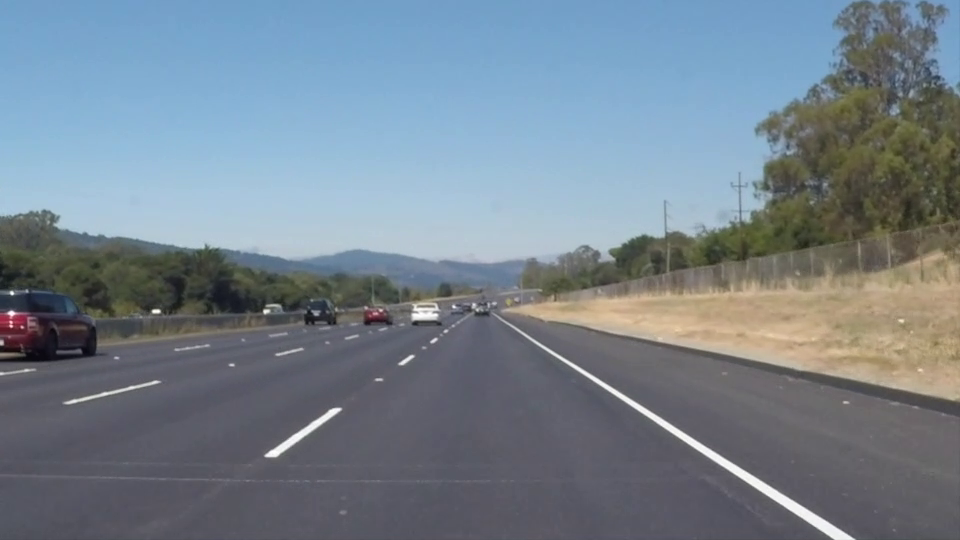
#> input picture frame 22 of Hough_serit_tespiti/car8.mp4, 960 x 540 px
$ python hough_serit_tespiti.py
#> lines starting #> are read from the running program, lines starting #| are printed output that depends on the picture; after the words box and inside, x2 and y2 are one past the last pixel; in counts of white or black regions, pixels touching at a corner belong together
import cv2
import numpy as np
#Hough algoritmasıyla video'da şerit tespitinin yapılması
cam = cv2.VideoCapture(r"opencv\video_ve_resimler\car8.mp4")
#Sapma değeri(100x100 piksel) kadarlık kısım yok sayılır.
#Kırpma işlemine o karenin sağ üst kÖşesinden başlanır.(1.koordinat sağ üst köşe)
sapma = 100
kernel = np.ones((3,3), dtype=np.uint8)

#Frame'de kırpılacak alanın koordinatlarını belirleyen fonksiyon
def crop_matris(img):
    x, y = img.shape[:2]
    #Bu dizide x ve y lerin yerleri değişik
    #Koor. sistemi (x,y) şeklinde fakat y koordinatı (y-sapma) olması gerekirken (x-sapma) yazılmış.
    """kırpma işlemi örneğin yamuk şeklinde ise;
    1.köşe(yamuğun sol alt köşesi) = (sapma, x-sapma) -> sapma : x koordinatı, (x-sapma): y koordinatı
    2.köşe(yamuğun sol üst köşesi) = (y*3.2)/8 : x koordinatı , x*0.6 : y koordinatı
    3.köşe(yamuğun sağ üst köşesi) = (y*5)/8) :x koordinatı, x*0.6 : y koordinatı
    4.köşe(yamuğun sağ alt köşesi) = y: x koordinatı , x-sapma :y koordinatı
    """
    value = np.array([
            [(sapma, x-sapma) , (int((y*3.2)/8),int(x*0.6)),
             (int((y*5)/8),int(x*0.6)) , (y,x-sapma)]],np.int32)
    return value

#Kırpılan kısmı orjinal görüntü, diğer kısımları siyah yapan fonksiyon
def crop_image(img,matris):
    x, y = img.shape[:2]
    mask = np.zeros(shape = (x,y), dtype=np.uint8)
    mask = cv2.fillPoly(mask,matris,255)   #Matrisi maske üzerine çizdik.
    mask = cv2.bitwise_and(img, img, mask= mask)
    return mask

def filt(img):
    img = cv2.cvtColor(img, cv2.COLOR_BGR2GRAY)
    img = cv2.inRange(img, 120, 255)      # Değer 150-255 arasındaysa 1(beyaz), değilse 0 olur.
    img = cv2.erode(img, kernel)      #Resimdeki küçük noktaları sildik.
    img = cv2.dilate(img, kernel)     #Erode işleminden sonra resim küçüleceği için dilate ile tekrar büyüttük.
    img = cv2.medianBlur(img, 9)
    img = cv2.Canny(img, 40, 100)
    return img

#Şeritin düzgün çizilmesi için bulunan değerlerin ortalamasını alan fonksiyon
def line_mean(lines):
    left = []
    right = []

    for line in lines:
        for x1, y1, x2, y2 in line:
            m = (y2 - y1)/(x2 - x1)     #eğim bulma işlemi

            if m < -0.2:
                #Eğim sola doğru yani sağ şerit(0.2 eşik değeri yatay çizgileri almamak için)
                right.append((x1,y1,x2,y2))
            elif m > 0.2:
                #Eğim sağa doğru yani sol şerit
                left.append(((x1,y1,x2,y2)))
        right_mean = np.mean(right, axis=0)    #right listesi içindeki değerleri topladık.
        left_mean = np.mean(left, axis=0)

    #Değerler None değilse
    if not isinstance(right_mean, type(np.nan)):
        if not isinstance(left_mean, type(np.nan)):
            return right_mean, left_mean
        else:
            return right_mean, None
    else:
        if not isinstance(left_mean, type(np.nan)):
            return None, left_mean
        else:
            return None, None

def draw_line(img, line):
    line = np.int32(np.around(line))  #Değeri tam sayıya yuvarladık.
    x1, y1, x2, y2 = line
    cv2.line(img, (x1,y1), (x2,y2), (0,0,255), 10)
    return img

#Orjinal görüntüde kırptığımız alanı çokgen içinde gösteren fonksiyon
def draw_polylines(img, matris):
    x, y = img.shape[:2]
    dst = np.array([[matris[0][1,0],matris[0][1,1]],
                    [matris[0][0,0],matris[0][0,1]],
                    [matris[0][3,0],matris[0][3,1]],
                    [matris[0][2,0],matris[0][2,1]]],np.int32)
    cv2.polylines(img, [dst], True, (0,255,255), 2)
    return img

while cam.isOpened():
    ret, image = cam.read()
#> image is the input picture: shape (540, 960, 3); mean B, G, R 141.9, 130.7, 117.7
    if not ret:
        break

    img_org = image.copy()

    matris = crop_matris(image)
#> matris = [[100, 440], [384, 324], [600, 324], [960, 440]]
    img = crop_image(image, matris)
#> in crop_image, `mask = cv2.fillPoly(mask,matris,255)`:
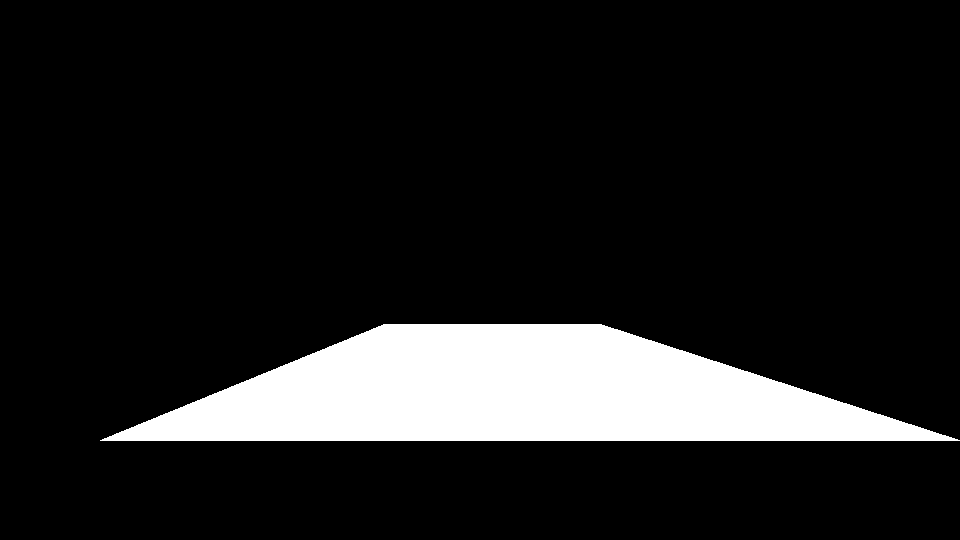
#> mask: shape (540, 960); 12.2% white; 1 white region, box (x1, y1, x2, y2) and area: (100, 324, 960, 441) 63210
#> in crop_image, `mask = cv2.bitwise_and(img, img, mask= mask)`:
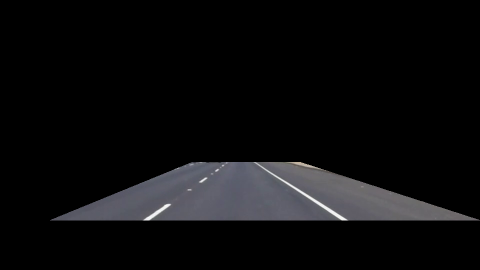
#> mask: shape (540, 960, 3) (shown at 1/2 size); mean B, G, R 13.3, 12.3, 12.3
    img = filt(img)
#> in filt, `img = cv2.inRange(img, 120, 255)`:
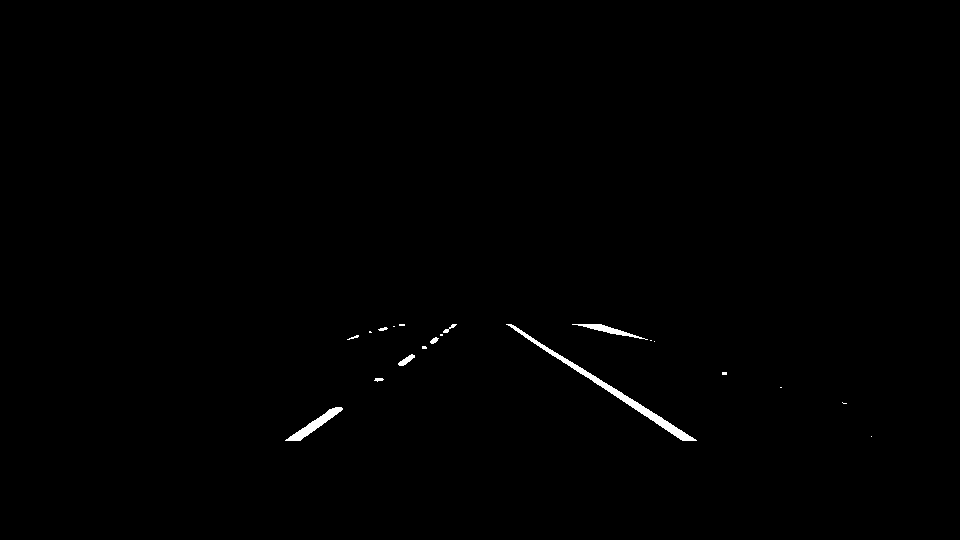
#> img: shape (540, 960); 0.45% white; 20 white regions (11 under 20 px), largest, box (x1, y1, x2, y2) and area: (506, 324, 697, 441) 1264, (285, 407, 343, 441) 489, (572, 324, 648, 340) 296
#> in filt, `img = cv2.erode(img, kernel)`:
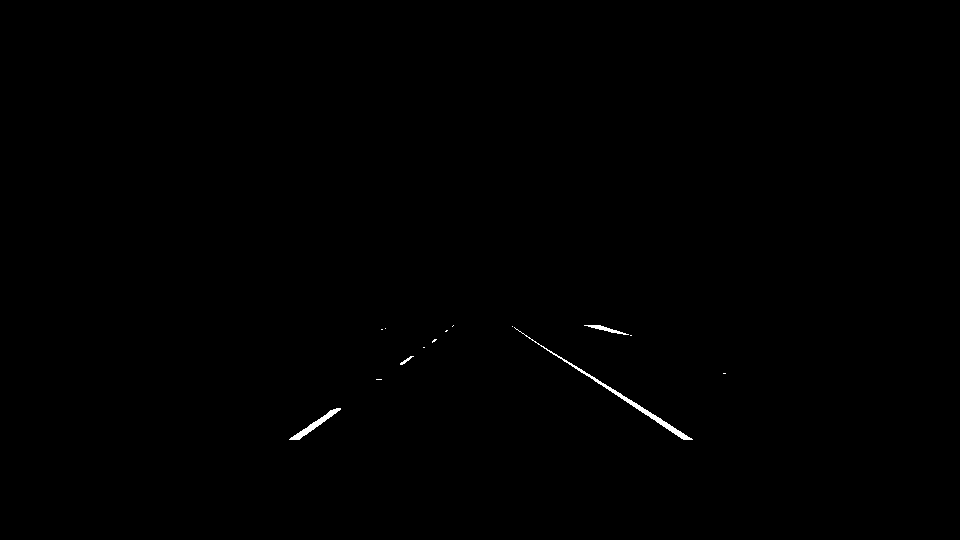
#> img: shape (540, 960); 0.22% white; 14 white regions (10 under 20 px), largest, box (x1, y1, x2, y2) and area: (514, 327, 693, 440) 654, (289, 408, 341, 440) 310, (584, 325, 629, 335) 130, (400, 356, 414, 365) 37
#> in filt, `img = cv2.medianBlur(img, 9)`:
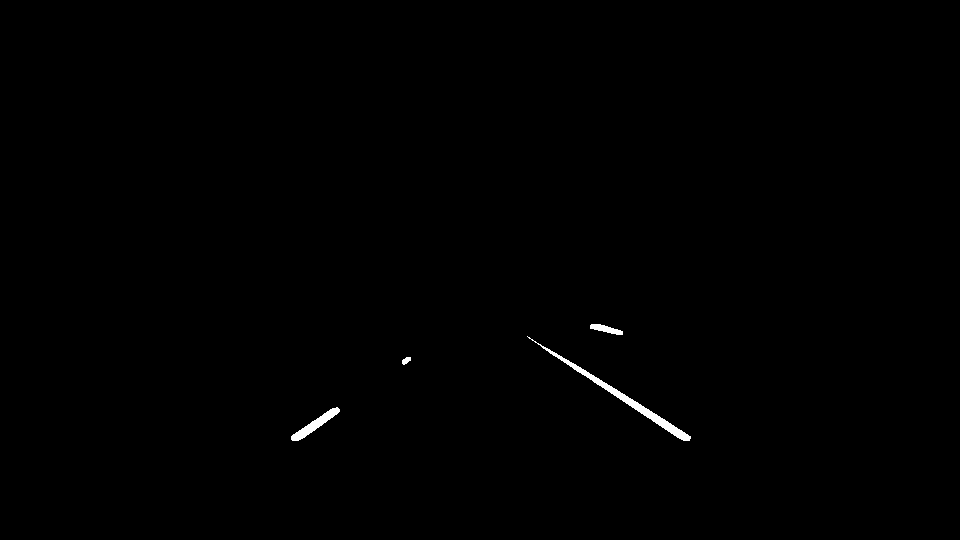
#> img: shape (540, 960); 0.34% white; 4 white regions, box (x1, y1, x2, y2) and area: (527, 336, 691, 441) 1071, (291, 407, 340, 441) 452, (590, 324, 623, 335) 190, (402, 357, 411, 365) 48
#> in filt, `img = cv2.Canny(img, 40, 100)`:
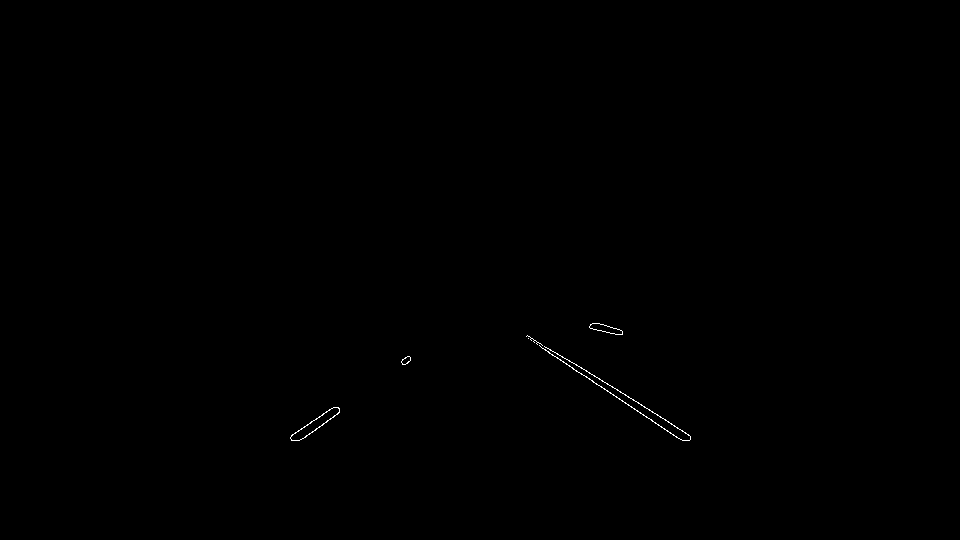
#> img: shape (540, 960); 0.12% white in thin lines or dots, all inside (x1, y1, x2, y2) = (290, 323, 691, 441)

    #Çizgi tespiti, maxLineGap =  çizgi olarak algılanacak pikseller arası boşluk değeri
    lines = cv2.HoughLinesP(img, 1, np.pi/180, 20, minLineLength=5, maxLineGap=100)
#> lines = [[528, 336, 657, 414], [526, 336, 676, 437], [305, 437, 410, 358], [291, 435, 402, 363], [641, 405, 688, 434], [596, 323, 622, 331], [590, 328, 619, 334], [542, 348, 684, 440]]

    image = draw_polylines(img_org, matris)
#> in draw_polylines, `dst = np.array([[matris[0][1,0],matris[0][1,1]], [matris[0][0,0],matri..`: dst = [[384, 324], [100, 440], [960, 440], [600, 324]]

    if lines is not None:
        right_line, left_line = line_mean(lines)
#> the loop in line_mean, `for line in lines:` made 8 passes
#> (line, right_mean, left_mean) on passes 2, 4, 5, 6, 7: ([[526, 336, 676, 437]], nan, [527, 336, 666.5, 425.5]), ([[291, 435, 402, 363]], [298, 436, 406, 360.5], [527, 336, 666.5, 425.5]), ([[641, 405, 688, 434]], [298, 436, 406, 360.5], [565, 359, 673.7, 428.3]), ([[596, 323, 622, 331]], [298, 436, 406, 360.5], [572.8, 350, 660.8, 404]), ([[590, 328, 619, 334]], [298, 436, 406, 360.5], [576.2, 345.6, 652.4, 390])
#> after the loop in line_mean, `for line in lines:`: left = [(528, 336, 657, 414), (526, 336, 676, 437), (641, 405, 688, 434), (596, 323, 622, 331), (590, 328, 619, 334), (542, 348, 684, 440)]; right = [(305, 437, 410, 358), (291, 435, 402, 363)]
#> right_line = [298, 436, 406, 360.5]; left_line = [570.5, 346, 657.7, 398.3]
        if right_line is not None:
            image = draw_line(image, right_line)
#> in draw_line, `line = np.int32(np.around(line))`: line = [298, 436, 406, 360]
#> in draw_line, `x1, y1, x2, y2 = line`: x1 = 298; y1 = 436; x2 = 406; y2 = 360
        if left_line is not None:
            image = draw_line(image, left_line)
#> in draw_line (call 2), `line = np.int32(np.around(line))`: line = [570, 346, 658, 398]
#> in draw_line (call 2), `x1, y1, x2, y2 = line`: x1 = 570; y1 = 346; x2 = 658; y2 = 398
#> in draw_line (call 2), `cv2.line(img, (x1,y1), (x2,y2), (0,0,255), 10)`:
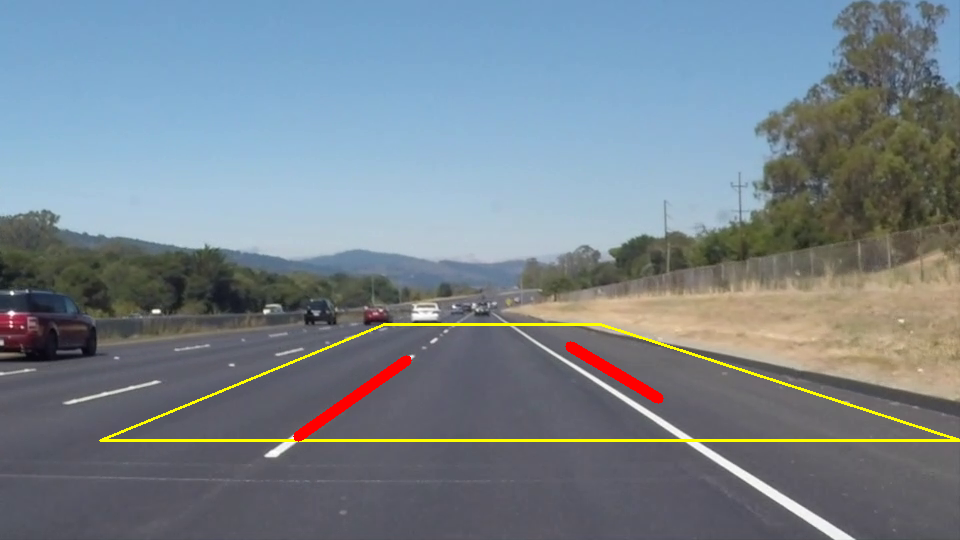
#> img: shape (540, 960, 3); mean B, G, R 140.2, 131.5, 119.9


    cv2.imshow("image",image)
    cv2.imshow("img",img)
    #33 ms = 30 fps (1 sn /30 frame) ,video 30 fps görüntülenecekse 33 ,60 fps olcaksa 16 yazılır.
    key = cv2.waitKey(16) & 0xFF
#> (key q is pressed here)
    if key == ord("q"):
        break

cam.release()
cv2.destroyAllWindows()

$ run again, starting later in the video
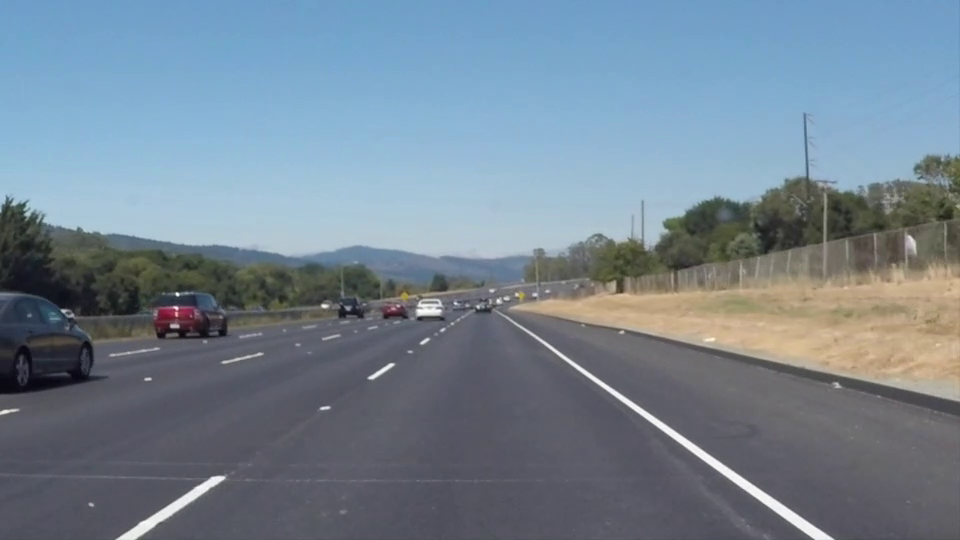
#> input picture frame 99 of Hough_serit_tespiti/car8.mp4, 960 x 540 px
#> image is the input picture: shape (540, 960, 3); mean B, G, R 146, 132.3, 116.7
#> matris = [[100, 440], [384, 324], [600, 324], [960, 440]]
#> in filt, `img = cv2.Canny(img, 40, 100)`:
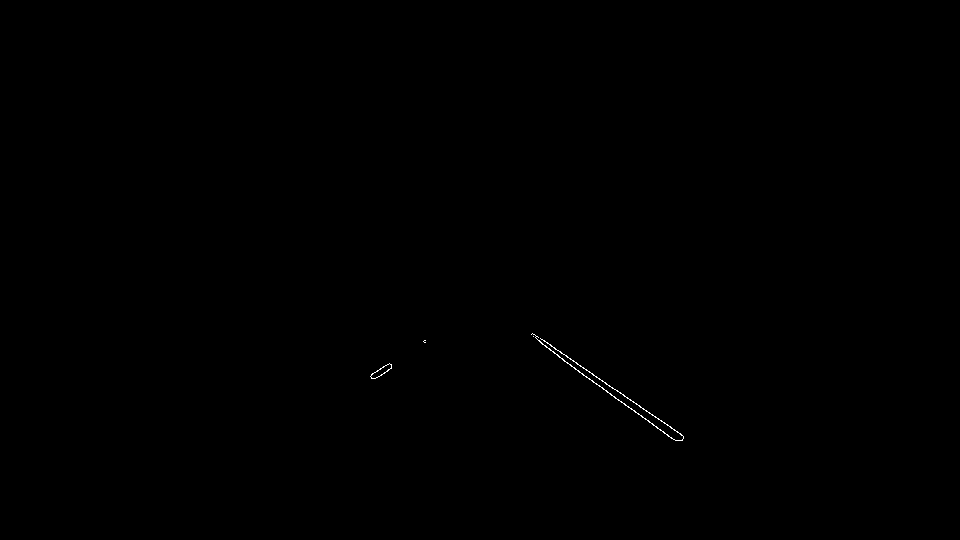
#> img: shape (540, 960); 0.09% white in thin lines or dots, all inside (x1, y1, x2, y2) = (370, 333, 684, 441)
#> lines = [[541, 343, 673, 439], [533, 334, 682, 435], [532, 333, 670, 426], [537, 339, 676, 440], [371, 375, 425, 340]]
#> dst = [[384, 324], [100, 440], [960, 440], [600, 324]]
#> the loop in line_mean, `for line in lines:` made 5 passes
#> (line, right_mean, left_mean) on passes 2 to 4: ([[533, 334, 682, 435]], nan, [537, 338.5, 677.5, 437]), ([[532, 333, 670, 426]], nan, [535.3, 336.7, 675, 433.3]), ([[537, 339, 676, 440]], nan, [535.8, 337.2, 675.2, 435])
#> after the loop in line_mean, `for line in lines:`: left = [(541, 343, 673, 439), (533, 334, 682, 435), (532, 333, 670, 426), (537, 339, 676, 440)]; right = [(371, 375, 425, 340)]
#> right_line = [371, 375, 425, 340]; left_line = [535.8, 337.2, 675.2, 435]
#> in draw_line, `line = np.int32(np.around(line))`: line = [371, 375, 425, 340]
#> x1 = 371; y1 = 375; x2 = 425; y2 = 340
#> in draw_line (call 2), `line = np.int32(np.around(line))`: line = [536, 337, 675, 435]
#> x1 = 536; y1 = 337; x2 = 675; y2 = 435
#> in draw_line (call 2), `cv2.line(img, (x1,y1), (x2,y2), (0,0,255), 10)`:
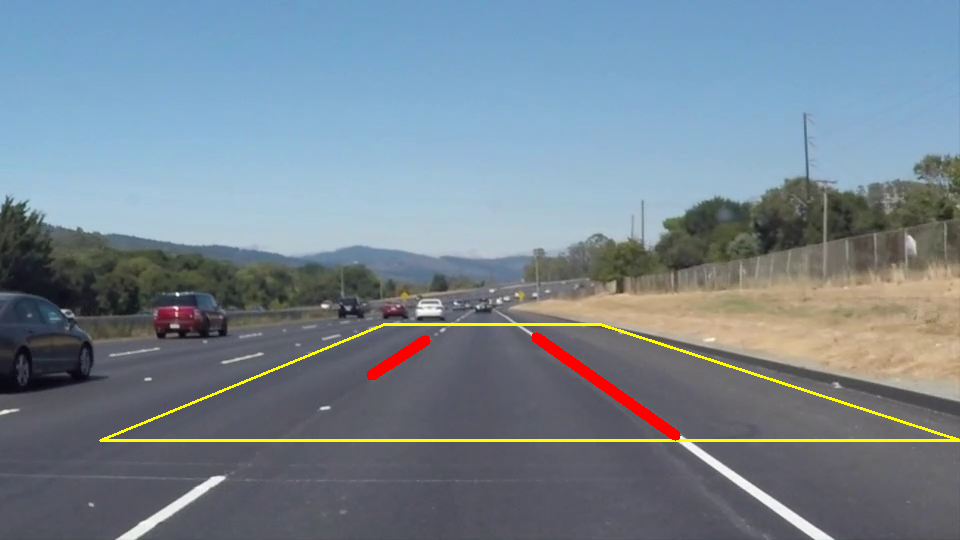
#> img: shape (540, 960, 3); mean B, G, R 144.1, 133, 118.8
